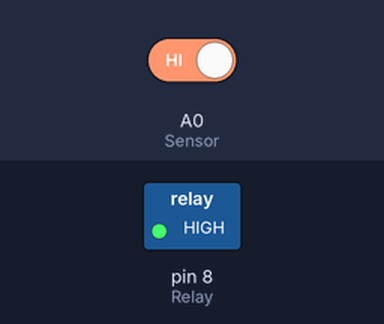
The sketch below on a simulated Arduino Uno, built with avr-gcc and run on an emulated ATmega328P. On the bench: switched loads named in the sketch (green lamp = pin HIGH). The test bench sets the inputs (shaded band); at power-on: A0 (Sensor) HIGH. EEPROM starts erased.

Above: at 2.2 s.
2.3 s: A0 (Sensor) driven LOW
At 2.7 s:
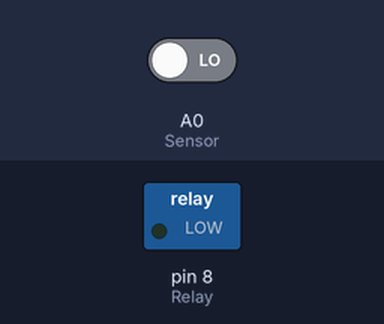
Timing chart, 0 to 5.3 s (numbered marks = the images above; inputs shaded):
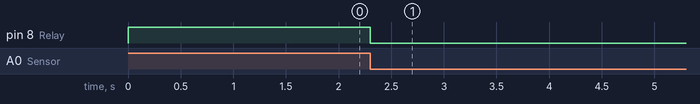

Measured:
- after the input at 2.3 s, pin 8 (Relay): HIGH → LOW at once

The sketch:

Clapping_Bulb.ino
```cpp
#include <EEPROM.h>

#define Sensor A0 // Sound Sensor Pin
#define Relay 8 // Load Control Pin

// Variable to store the time when last event happened
unsigned long lastEvent = 0;
int relayState = 0;    // Variable to store the state of relay

void setup() { // put your setup code here, to run once:

pinMode(Sensor, INPUT);  // Set sensor pin as an INPUT
pinMode(Relay, OUTPUT);  // Set relay pin as an OUTPUT pin

relayState = EEPROM.read(1);
digitalWrite(Relay, relayState);
delay(1000); // Waiting for a while
}

void loop() {
int sensorData = digitalRead(Sensor); // Read Sound sensor

// If pin goes LOW, sound is detected
if (sensorData == LOW) {
  // If 25ms have passed since last LOW state, it means that
  // the clap is detected and not due to any spurious sounds
  if (millis() - lastEvent > 25) { //toggle relay and set the output
  relayState = !relayState;
  EEPROM.write(1, relayState);
  digitalWrite(Relay, relayState);
  delay(500);
  }

  // Remember when last event happened
  lastEvent = millis();
 }
}
```
